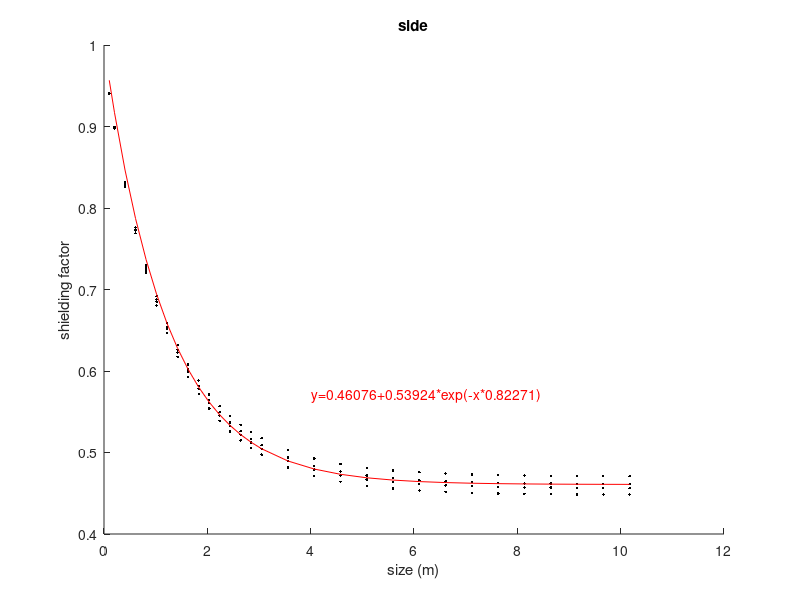
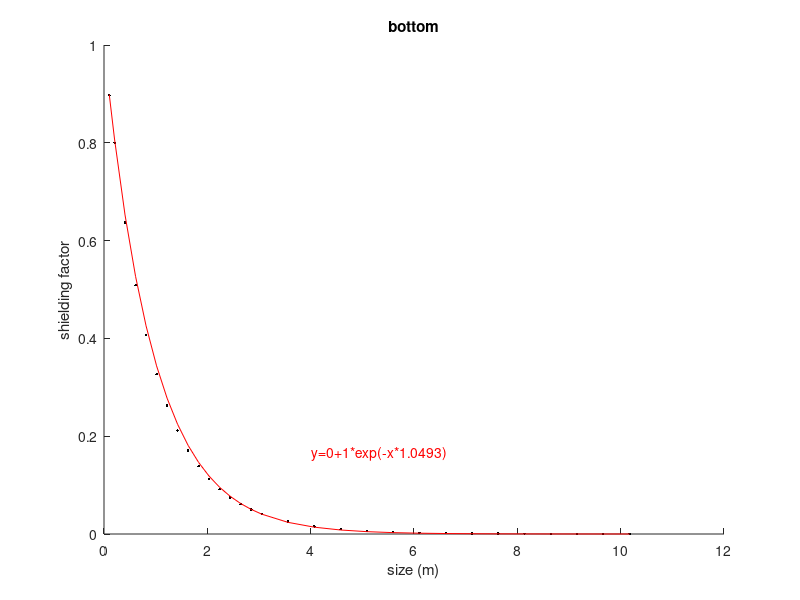

MATLAB code for these plots, in order:
clear
close all hidden

load('solution.mat')

scale=solution.shielding(1);

% interpret sides
sel=solution.sample>1 & solution.sample<6;
x=solution.side(sel)/scale;
y=solution.shielding(sel);
% side formula: y=b+(1-b)*exp(-x*a)
b=mean(y(x>6));
a=median(log((y-b)/(1-b))./(-x));

figure
hold on
title('side')
xlabel('size (m)')
ylabel('shielding factor')
plot(x,y,'.k')
ymodel=b+(1-b)*exp(-x*a);
plot(x,ymodel,'-r')
text(mean(x), mean(ymodel),...
    ['y=' num2str(b) '+' num2str((1-b)) '*exp(-x*' num2str(a) ')'],...
    'Color','r')
disp(['y=' num2str(b) '+' num2str((1-b)) '*exp(-x*' num2str(a) ')'])

% interpret bottom
sel=solution.sample==6;
x=solution.side(sel)/scale;
y=solution.shielding(sel);
% side formula: y=b+(1-b)*exp(-x*a)
b=0;
a=median(log((y-b)/(1-b))./(-x));

figure
hold on
title('bottom')
xlabel('size (m)')
ylabel('shielding factor')
plot(x,y,'.k')
ymodel=b+(1-b)*exp(-x*a);
plot(x,ymodel,'-r')
text(mean(x), mean(ymodel),...
    ['y=' num2str(b) '+' num2str((1-b)) '*exp(-x*' num2str(a) ')'],...
    'Color','r')
disp(['y=' num2str(b) '+' num2str((1-b)) '*exp(-x*' num2str(a) ')'])